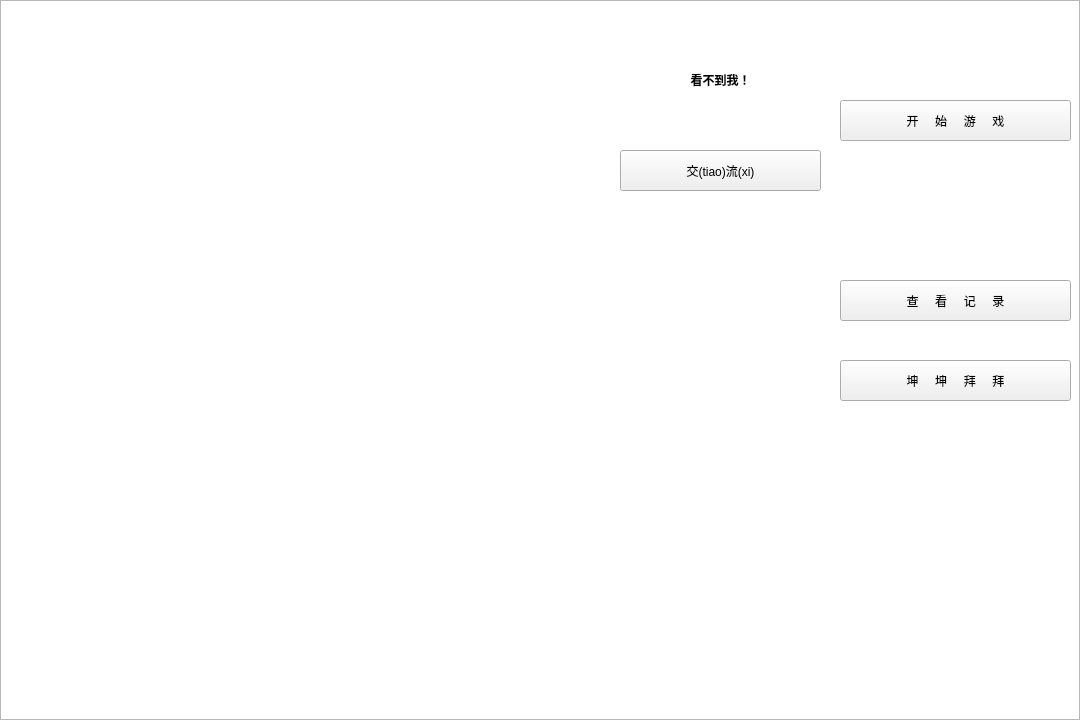
<?xml version="1.0" encoding="UTF-8"?>
<ui version="4.0">
 <class>startpage</class>
 <widget class="QWidget" name="startpage">
  <property name="geometry">
   <rect>
    <x>0</x>
    <y>0</y>
    <width>1080</width>
    <height>720</height>
   </rect>
  </property>
  <property name="windowTitle">
   <string>Form</string>
  </property>
  <widget class="QListWidget" name="listWidget">
   <property name="geometry">
    <rect>
     <x>0</x>
     <y>0</y>
     <width>1080</width>
     <height>720</height>
    </rect>
   </property>
   <property name="styleSheet">
    <string notr="true">border-image: url(:/jojokun.jpeg);</string>
   </property>
  </widget>
  <widget class="QPushButton" name="gamestart">
   <property name="geometry">
    <rect>
     <x>840</x>
     <y>100</y>
     <width>231</width>
     <height>41</height>
    </rect>
   </property>
   <property name="styleSheet">
    <string notr="true">font: 22pt &quot;华文行楷&quot;;
image: url(:/kunkun_chicken.jpg);</string>
   </property>
   <property name="text">
    <string>开     始     游     戏</string>
   </property>
  </widget>
  <widget class="QPushButton" name="communication">
   <property name="geometry">
    <rect>
     <x>620</x>
     <y>150</y>
     <width>201</width>
     <height>41</height>
    </rect>
   </property>
   <property name="styleSheet">
    <string notr="true">font: 26pt &quot;华文行楷&quot;;


</string>
   </property>
   <property name="text">
    <string>交(tiao)流(xi)</string>
   </property>
   <property name="autoRepeat">
    <bool>false</bool>
   </property>
  </widget>
  <widget class="QPushButton" name="check_record">
   <property name="geometry">
    <rect>
     <x>840</x>
     <y>280</y>
     <width>231</width>
     <height>41</height>
    </rect>
   </property>
   <property name="styleSheet">
    <string notr="true">font: 22pt &quot;华文行楷&quot;;
image: url(:/kunkun_chicken.jpg);


</string>
   </property>
   <property name="text">
    <string>查     看     记     录</string>
   </property>
   <property name="autoRepeat">
    <bool>false</bool>
   </property>
  </widget>
  <widget class="QLabel" name="speak">
   <property name="geometry">
    <rect>
     <x>620</x>
     <y>20</y>
     <width>201</width>
     <height>121</height>
    </rect>
   </property>
   <property name="styleSheet">
    <string notr="true">font: 16pt &quot;华文楷体&quot;;
border-image: url(:/kun_kun_zi.jpg);
font-color: rgb(255, 85, 0);
</string>
   </property>
   <property name="lineWidth">
    <number>2</number>
   </property>
   <property name="text">
    <string>&lt;html&gt;&lt;head/&gt;&lt;body&gt;&lt;p&gt;&lt;span style=&quot; font-weight:700;&quot;&gt;看不到我！&lt;/span&gt;&lt;/p&gt;&lt;/body&gt;&lt;/html&gt;</string>
   </property>
   <property name="alignment">
    <set>Qt::AlignCenter</set>
   </property>
   <property name="wordWrap">
    <bool>true</bool>
   </property>
   <property name="textInteractionFlags">
    <set>Qt::LinksAccessibleByKeyboard|Qt::LinksAccessibleByMouse</set>
   </property>
  </widget>
  <widget class="QPushButton" name="exit">
   <property name="geometry">
    <rect>
     <x>840</x>
     <y>360</y>
     <width>231</width>
     <height>41</height>
    </rect>
   </property>
   <property name="styleSheet">
    <string notr="true">font: 22pt &quot;华文行楷&quot;;
image: url(:/kunkun_chicken.jpg);</string>
   </property>
   <property name="text">
    <string>坤     坤     拜     拜</string>
   </property>
  </widget>
 </widget>
 <resources/>
 <connections/>
</ui>
